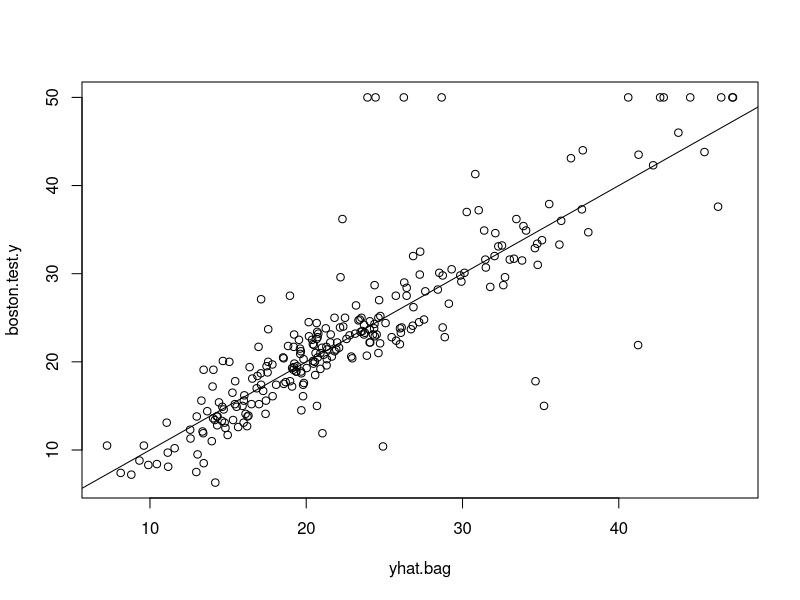
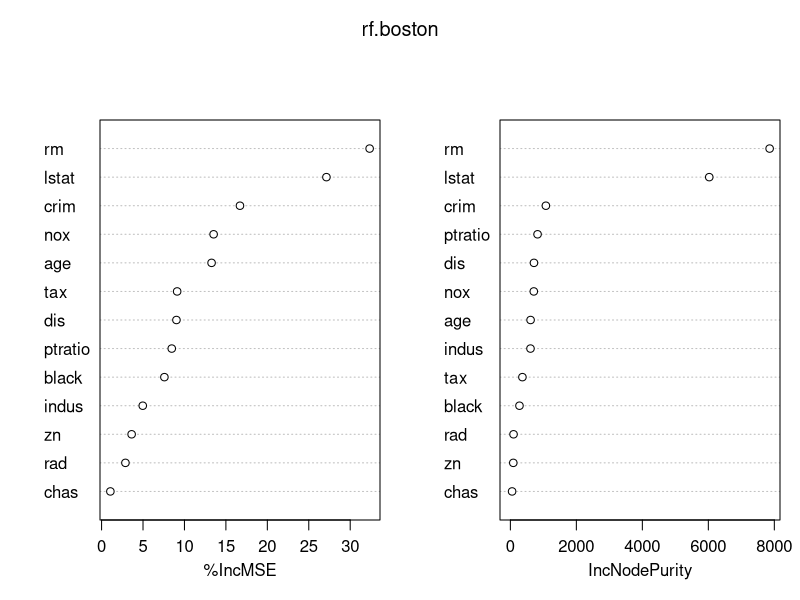

R code for these plots, in order:
## ---- chunk 1
knitr::opts_chunk$set(echo = TRUE)
## ---- chunk 2
library(MASS)
## ---- chunk 3
set.seed(1)
train = sample(1:nrow(Boston), nrow(Boston)/2)

boston.test.y=Boston[-train, "medv"] # Need to import from other Lab section

## ---- chunk 4
library(MASS)
library(randomForest)
set.seed(1)
bag.boston=randomForest(medv ~ ., data=Boston, subset=train, mtry=13, importance =TRUE)
bag.boston
## ---- chunk 5
yhat.bag = predict(bag.boston, newdata=Boston[-train ,])
{plot(yhat.bag, boston.test.y)
abline(0 ,1)
}
mean((yhat.bag-boston.test.y)^2)
## ---- chunk 6
bag.boston=randomForest(medv~.,data=Boston,subset=train, mtry=13,ntree=25)
yhat.bag = predict(bag.boston ,newdata=Boston[-train ,])
mean((yhat.bag-boston.test.y)^2)
## ---- chunk 7
set.seed(1)
rf.boston=randomForest(medv ~ ., data=Boston, subset=train, mtry=6, importance =TRUE)
yhat.rf = predict(rf.boston ,newdata=Boston[-train ,])
mean((yhat.rf - boston.test.y)^2)
## ---- chunk 8
importance(rf.boston)
## ---- chunk 9
varImpPlot(rf.boston)
